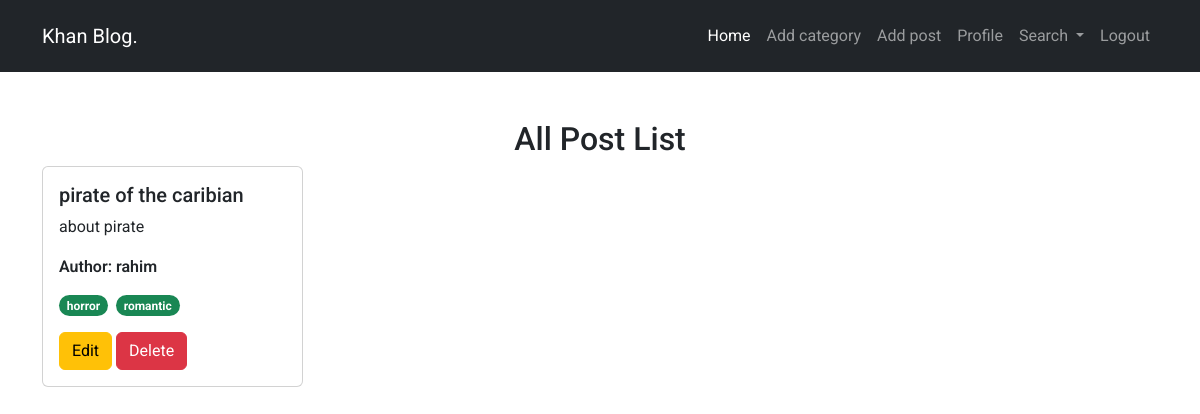
The page /author/all-posts-by-user/ (signed in) on the database its author committed.
### post/models.py (models this page shows, shortened)
class Post(models.Model):
  title = models.CharField(max_length = 100)
  content = models.TextField()
  categories = models.ManyToManyField(Categories)
  author = models.ForeignKey(User, on_delete = models.CASCADE)
  image = models.ImageField(upload_to='', blank = True, null = True)

### categories/models.py (models this page shows)
class Categories(models.Model):
  name = models.CharField(max_length = 50)
  slug = models.SlugField(max_length = 50, null = True, blank = True, unique = True)
  def __str__(self):
    return self.name

### author/views.py (the view)
# urls.py: path('all-posts-by-user/', views.all_posts_by_user, name = 'all-posts-by-user'),
@login_required
def all_posts_by_user(req):
  posts = Post.objects.filter(author = req.user)
  return render(req, 'author/all_posts_by_user.html', {'data': posts})

### author/templates/author/all_posts_by_user.html (shortened to what this page needs)
{% extends "base.html" %}
{% block maincontent %}
  <section class="container py-5">
    <div class="row">
      <div class="col-12">
        <h2 class="text-center">All Post List</h2>
      </div>
    </div>
    <div class="row blog_posts_content">
      {% for item in data %}
        <div class="col-lg-3 mb-2">
          <div class="card">
            <div class="card-body">
              <h5 class="card-title">{{item.title}}</h5>
              <p class="card-text">{{item.content}}</p>
              <p class="fw-semibold">Author: {{item.author}}</p>
              <div class="mb-3 d-flex gap-2 flex-wrap">
                {% for name in item.categories.all %}
                <span class="badge rounded-pill text-bg-success">{{name}}</span>
                {% endfor %}
              </div>
              <div>
                <button class="btn btn-warning">
                  <a class="nav-link" href="{% url 'edit-post' item.id %}">Edit</a>
                </button>
                <button class="btn btn-danger">
                  <a class="nav-link" href="{% url 'delete-post' item.id %}">Delete</a>
                </button>
              </div>
            </div>
          </div>
        </div>
      {% endfor %}
    </div>
  </section>
{% endblock %}

### khan_blog/templates/base.html (style rules this page uses)
* { font-family: "Roboto", sans-serif; }

### rows shown on the page
Post: title "pirate of the caribian", content "about pirate", author "rahim"
Categories: name "horror"
Categories: name "romantic"
